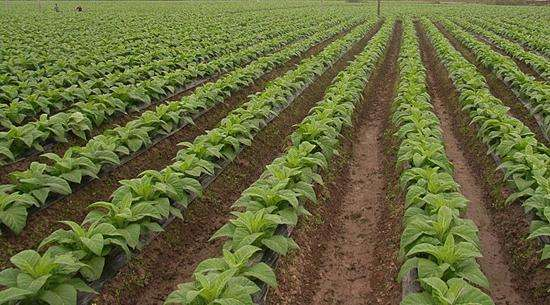
#> input picture PictureProcess/functions/visual/chuzao/1.jpg, 550 x 305 px
$ python '高斯除噪.py'
#> lines starting #> are read from the running program, lines starting #| are printed output that depends on the picture; after the words box and inside, x2 and y2 are one past the last pixel; in counts of white or black regions, pixels touching at a corner belong together
import numpy as np
import cv2
import matplotlib.pyplot as plt
import random
########     四个不同的滤波器    #########
img = cv2.imread('1.jpg')
#> img is the input picture: shape (305, 550, 3); mean B, G, R 59.8, 106.5, 102.6

imgInfo = img.shape
#> imgInfo = (305, 550, 3)
height = imgInfo[0] - 1  # 防止越界
#> height = 304
width = imgInfo[1] - 1
#> width = 549

temp = 2000  # 噪声点的个数
for i in range(0, temp):
    if random.randint(1, temp) % 2 == 0:
        img[random.randint(0, height), random.randint(0, width)] = (255, 255, 255)
    if random.randint(1, temp) % 2 != 0:
        img[random.randint(0, height), random.randint(0, width)] = (0, 0, 0)
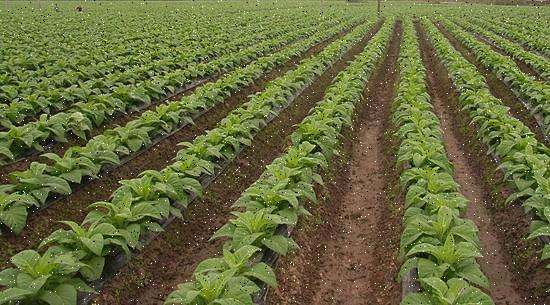
#> img: shape (305, 550, 3); 1.19% of pixels changed, all inside (x1, y1, x2, y2) = (0, 0, 550, 305)
cv2.imshow('dst', img)
cv2.imwrite('noise.jpg', img)

# 均值滤波
img_mean = cv2.blur(img, (3,3))
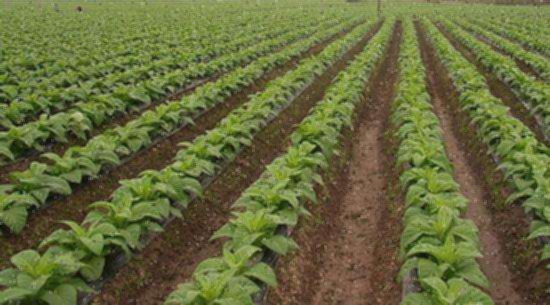
#> img_mean: shape (305, 550, 3); mean B, G, R 60.7, 106.8, 103

# 高斯滤波
img_Guassian = cv2.GaussianBlur(img,(3,3),0)

# 中值滤波
img_median = cv2.medianBlur(img, 3)

# 双边滤波
img_bilater = cv2.bilateralFilter(img,9,75,75)

# 展示不同的图片
titles = ['mean', 'Gaussian', 'median', 'bilateral']
imgs = [ img_mean, img_Guassian, img_median, img_bilater]
cv2.imshow('mean', img_mean)
cv2.imshow('Gaussian', img_Guassian)
cv2.imshow('median', img_median)
cv2.imshow('bilateral', img_bilater)
cv2.waitKey(0)
